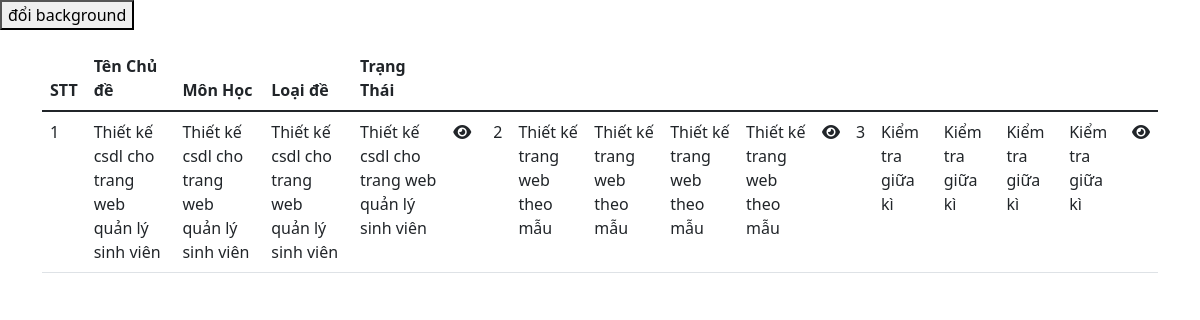
The page / on the database its author committed.
### tables this page shows
CREATE TABLE `btvn` (
  `ma_bt` varchar(10) NOT NULL,
  `ten_bt` varchar(100) NOT NULL,
  `ma_mon_hoc` varchar(10) NOT NULL,
  `thoigian_kt` datetime NOT NULL,
  `ma_ld` varchar(10) NOT NULL
);

### data_sv.php (called while the page is built, shortened)
<?php
	function laydata($sql){
		$conn=new mysqli(host,user,pass,data);
		mysqli_set_charset($conn,"utf8");
		$result=mysqli_query($conn,$sql);
		$data=[];
		while ($row=mysqli_fetch_array($result)) {
			$data[]=$row;
		}
		return $data;
	}
?>

### index.php (the view, shortened to what this page needs)
<?php
	require_once('data_sv.php');
?>
<!DOCTYPE html>
<html>
<head>
	<link href="https://cdn.jsdelivr.net/npm/bootstrap@5.1.2/dist/css/bootstrap.min.css" rel="stylesheet">
</head>
<body >
	<button type="button" onclick="suamau()">đổi background</button>
<div class="container mt-3" style="background-color:white ; color: black;width: 100%;" id="body">
  <table class="table table-hover" id="table">
    <thead>
      <tr>
        <th style="width: 40px;">STT</th>
        <th>Tên Chủ đề</th>
        <th>Môn Học</th>
        <th>Loại đề</th>
        <th>Trạng Thái</th>
        <th style="width: 40px;"></th>
      </tr>
    </thead>
    <tbody>
    	<?php
    		$sql="select * from btvn,monhoc,loai_de where btvn.ma_mon_hoc=monhoc.ma_mon_hoc and loai_de.ma_ld=btvn.ma_ld";
    		$data=laydata($sql);
    		$i=1;
    		if($data!=null && count($data)>0){
    			foreach ($data as $row) {
					echo '
						<td>'.$i++.'</td>
						<td>'.$row['ten_bt'].'</td>
						<td>'.$row['ten_bt'].'</td>
						<td>'.$row['ten_bt'].'</td>
						<td>'.$row['ten_bt'].'</td>
						<td><i class="fas fa-eye"></i></td>
					';
    			}
    		}?>
    </tbody>
  </table>
</div>
</body>
</html>

### rows shown on the page
btvn: ten_bt "Thiết kế csdl cho trang web quản lý sinh viên"
btvn: ten_bt "Thiết kế trang web theo mẫu"
btvn: ten_bt "Kiểm tra giữa kì"
